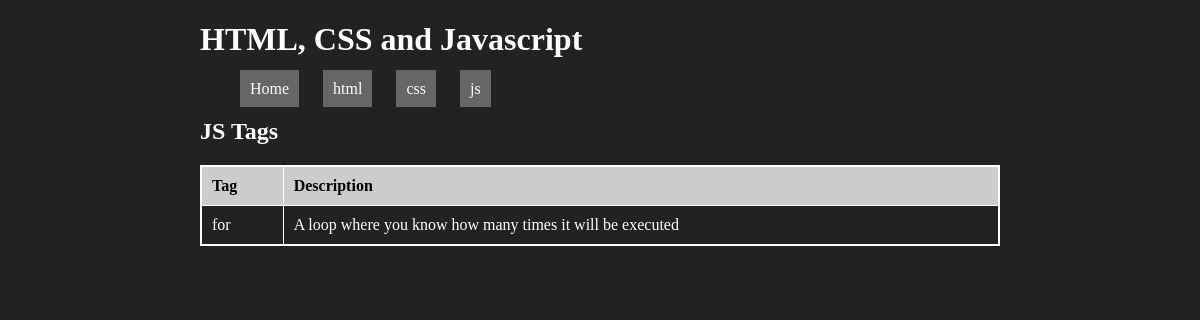
/tag/js, run on the app's committed database.
### tables this page shows
CREATE TABLE "tag" (
	"id"	INTEGER,
	"type"	char(4),
	"name"	varchar(20),
	"description"	varchar(100),
	PRIMARY KEY("id" AUTOINCREMENT)
);

### app.py (the view)
@app.route('/tag/<tag_type>')
def render_html(tag_type):
    query = "SELECT name, description from tag WHERE type = ?"
    conn = create_connection(DATABASE)
    cur = conn.cursor()
    cur.execute(query, (tag_type, ))
    definitions = cur.fetchall()
    conn.close()
    return render_template("tags.html", definitions=definitions, tag_type=tag_type.upper(), tags=get_tag_types())

### app.py (called while the page is built)
def create_connection(db_file):
    try:
        connection = sqlite3.connect(db_file)
        return connection
    except sqlite3.Error as e:
        print(e)
    return None

def get_tag_types():
    query = "SELECT DISTINCT type FROM tag"
    conn = create_connection(DATABASE)
    cur = conn.cursor()
    cur.execute(query)
    tag_list = cur.fetchall()
    conn.close()
    print(tag_list)
    tags = []
    for tag in tag_list:
        tags.append(tag[0])
    return tags

### templates/tags.html
{% extends "base.html" %}
{% block main %}
        <h2>{{ tag_type }} Tags</h2>
        <table>
            <thead>
                <tr>
                    <td>Tag</td>
                    <td>Description</td>
                </tr>
            </thead>
            {% for definition in definitions %}
            <tr>
                <td>{{ definition[0] }}</td>
                <td>{{ definition[1] }}</td>
            </tr>
            {% endfor %}
        </table>
{% endblock %}

### static/style.css (style rules this page uses)
body { background-color: #222; color: #fff; width: 800px; margin: auto; }
table { border: 2px solid #fff; width: 100%; border-collapse: collapse; }
thead { font-weight: bold; color: #000; background-color: #ccc; }
td { border: 1px solid #fff; padding: 10px; }

### data on the page
tag: name "for", description "A loop where you know how many times it will be executed"

### other printed values
{{ tag }} "html" "css" "js"
{{ tag_type }} "JS"
